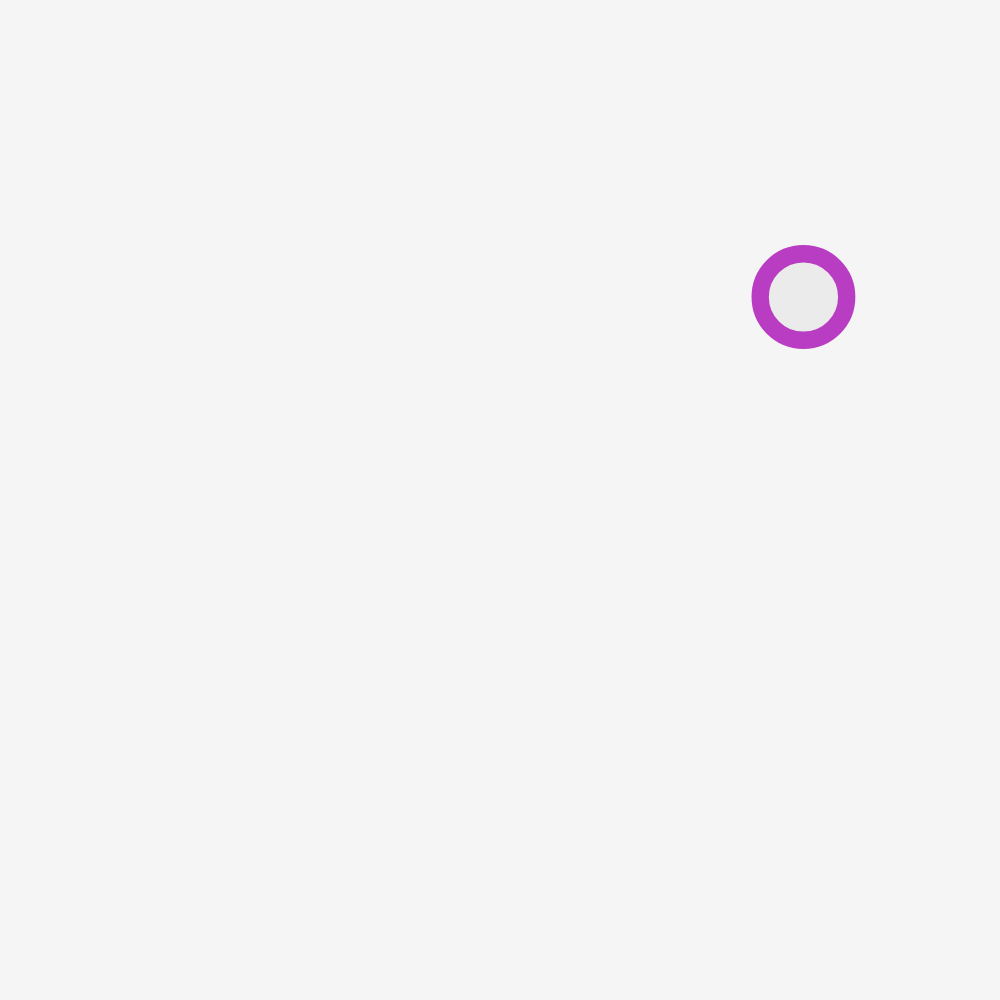
Frame 1 (no input)
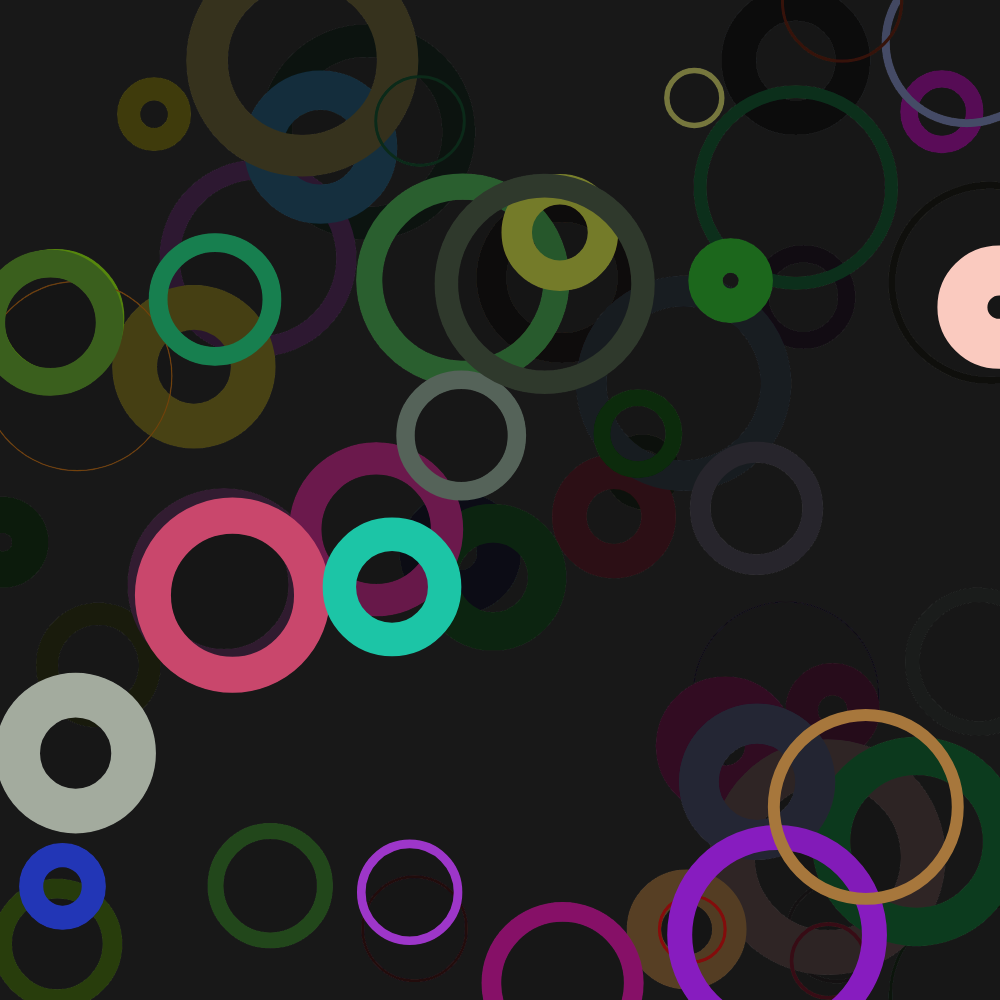
Frame 60 (no input)
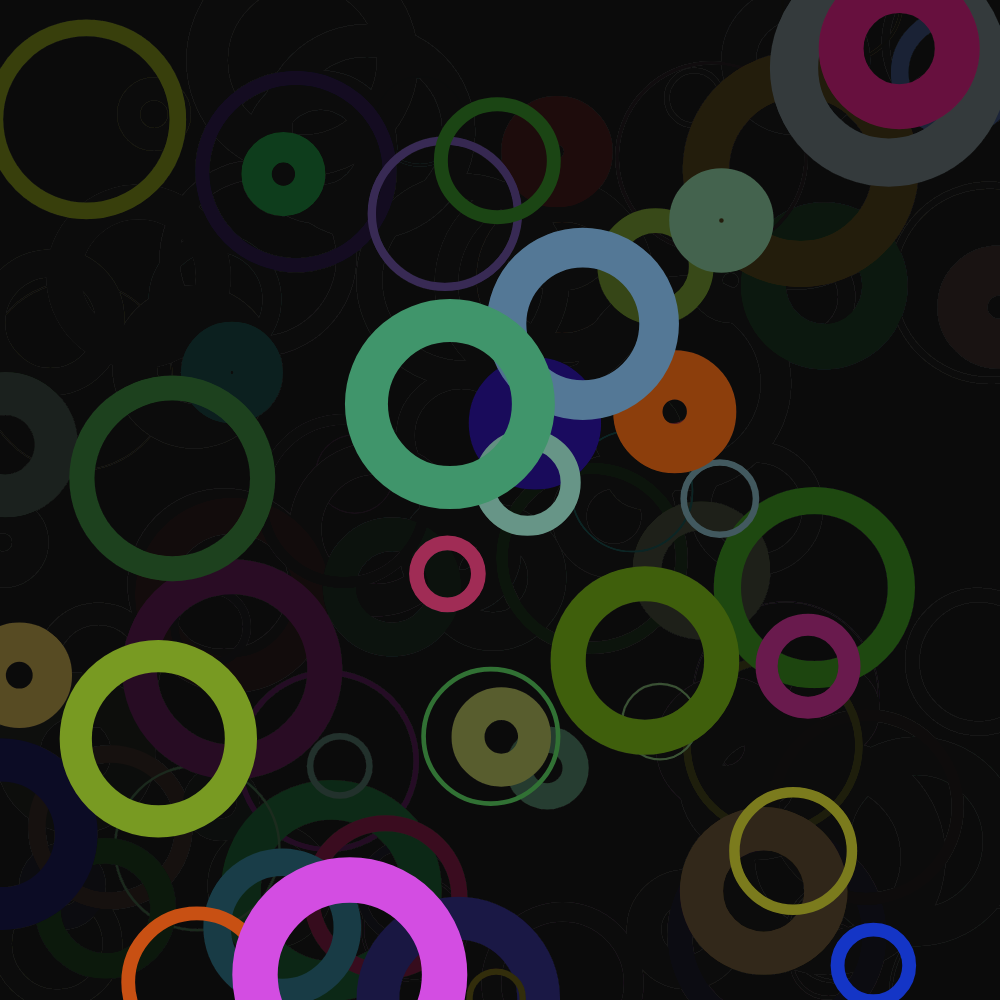
Frame 120 (the mouse pressed at the canvas centre since frame 60)

The p5.js sketch that drew these frames (run headless with seeded random() and noise() and a simulated clock; from frame 60 on, the mouse is pressed at the canvas centre):

// p5.js sketch
// ── sketch.js
let xPos = 0; yPos = 0;

function setup() {
  createCanvas(1000, 1000);
 
  // noStroke()
}

function draw() {
 
background(0,10);
  fill(0,10,10,10,10);
  stroke(random(10, 255), random(10, 255), random(10, 255),500);
  strokeWeight(random(0, 50))

  ellipse(random(1000), random(1000),random(50, 200));
  // xPos++
  // yPos++;

}

// function mousePressed() {
//   xPos= random(0,1000);
//   yPos= random(0,1000);

// }
